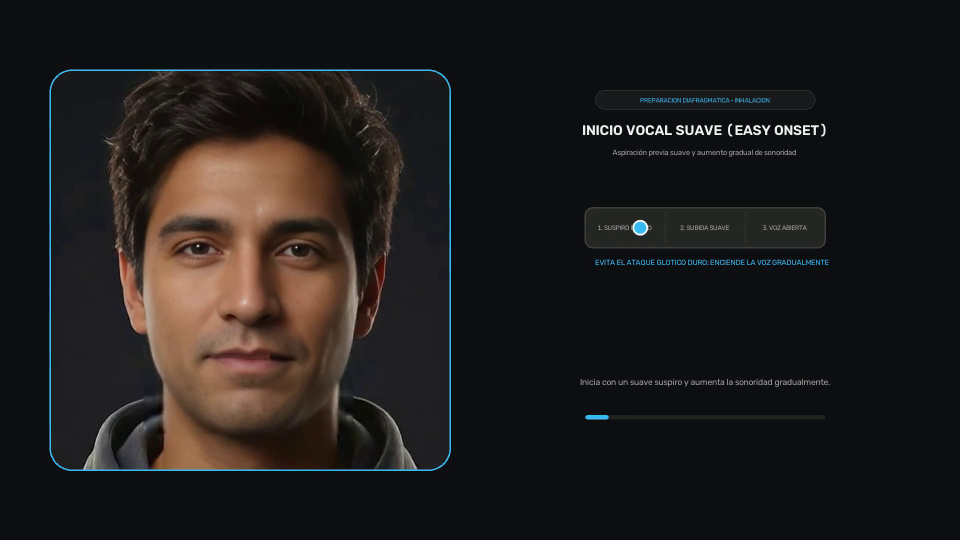
#> input picture frame 23 of public/media/techniques/easy-onset_avatar_final.mp4, 1920 x 1080 px (shown at 1/2 size)
$ python benchmark_compression.py   (older library calls are emulated)
#> lines starting #> are read from the running program, lines starting #| are printed output that depends on the picture
#!/usr/bin/env python3
# -*- coding: utf-8 -*-
"""
Cadensa — Benchmark de Compresión Web: CRF 23 / 1200k vs CRF 20 / 2000k
Compara tamaño en bytes y nitidez laplaciana en fotogramas de movimiento rápido
sobre public/media/techniques/easy-onset_avatar_final.mp4.
"""

import os
import sys
import tempfile
import subprocess
import cv2
import numpy as np

# Configurar UTF-8
try:
    if hasattr(sys.stdout, 'reconfigure'):
        sys.stdout.reconfigure(encoding='utf-8', errors='replace')
except Exception:
    pass


def find_high_motion_frame_indices(video_path: str, top_k: int = 5) -> list[int]:
    """Encuentra los índices de fotogramas con mayor velocidad de cambio en la ROI bucal."""
#> called with top_k = 5
    cap = cv2.VideoCapture(video_path)
    prev_gray = None
    diffs = []
    idx = 0
    while cap.isOpened():
        ret, frame = cap.read()
#> frame is the input picture: shape (1080, 1920, 3); mean B, G, R 27.7, 28, 31.4
        if not ret:
            break
        mouth = frame[640:780, 420:540]
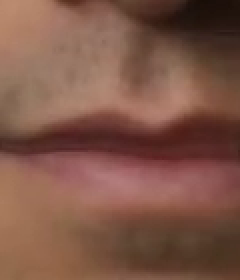
#> mouth: shape (140, 120, 3) (shown 2 times larger); mean B, G, R 71, 85.9, 126.4
        gray = cv2.cvtColor(mouth, cv2.COLOR_BGR2GRAY)
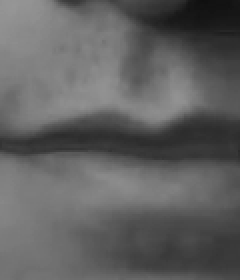
#> gray: shape (140, 120) (shown 2 times larger); min 15, max 150, mean 96.3
        if prev_gray is not None:
            diff = float(np.mean(cv2.absdiff(gray, prev_gray)))
            diffs.append((diff, idx))
        prev_gray = gray
        idx += 1
    cap.release()

    # Ordenar por diferencia descendente
    diffs.sort(key=lambda x: x[0], reverse=True)
    return [d[1] for d in diffs[:top_k]]


def extract_frame_laplacian_variance(video_path: str, frame_indices: list[int]) -> list[float]:
    """Calcula la varianza del Laplaciano en la ROI facial/bucal para los fotogramas seleccionados."""
    cap = cv2.VideoCapture(video_path)
    variances = []
    idx = 0
    target_set = set(frame_indices)
    while cap.isOpened():
        ret, frame = cap.read()
        if not ret:
            break
        if idx in target_set:
            # ROI facial institucional
            face_roi = frame[380:880, 260:760]
            gray = cv2.cvtColor(face_roi, cv2.COLOR_BGR2GRAY)
            lap = cv2.Laplacian(gray, cv2.CV_64F).var()
            variances.append(float(lap))
        idx += 1
    cap.release()
    return variances


def run_compression_benchmark():
    input_video = "public/media/techniques/easy-onset_avatar_final.mp4"
    if not os.path.exists(input_video):
        print(f"Error: {input_video} no existe.")
        return

    high_motion_frames = find_high_motion_frame_indices(input_video, top_k=5)
    print(f"Fotogramas de mayor aceleración labial: {high_motion_frames}")

    try:
        import imageio_ffmpeg
        ffmpeg_bin = imageio_ffmpeg.get_ffmpeg_exe()
    except Exception:
        ffmpeg_bin = "ffmpeg"

    temp_dir = tempfile.mkdtemp()
    v23_path = os.path.join(temp_dir, "easy_onset_crf23.mp4")
    v20_path = os.path.join(temp_dir, "easy_onset_crf20.mp4")

    # Variante A: CRF 23, maxrate 1200k, bufsize 2400k (Actual default)
    cmd_a = [
        ffmpeg_bin, "-y", "-hide_banner", "-loglevel", "error",
        "-i", input_video,
        "-c:v", "libx264", "-pix_fmt", "yuv420p", "-preset", "medium",
        "-crf", "23", "-maxrate", "1200k", "-bufsize", "2400k",
        "-c:a", "copy",
        v23_path
    ]
    subprocess.run(cmd_a, check=True)
    size_a = os.path.getsize(v23_path)
    lap_a = extract_frame_laplacian_variance(v23_path, high_motion_frames)
    mean_lap_a = float(np.mean(lap_a)) if lap_a else 0.0

    # Variante B: CRF 20, maxrate 2000k, bufsize 4000k
    cmd_b = [
        ffmpeg_bin, "-y", "-hide_banner", "-loglevel", "error",
        "-i", input_video,
        "-c:v", "libx264", "-pix_fmt", "yuv420p", "-preset", "medium",
        "-crf", "20", "-maxrate", "2000k", "-bufsize", "4000k",
        "-c:a", "copy",
        v20_path
    ]
    subprocess.run(cmd_b, check=True)
    size_b = os.path.getsize(v20_path)
    lap_b = extract_frame_laplacian_variance(v20_path, high_motion_frames)
    mean_lap_b = float(np.mean(lap_b)) if lap_b else 0.0

    delta_size_pct = ((size_b - size_a) / size_a) * 100.0
    delta_lap_pct = ((mean_lap_b - mean_lap_a) / mean_lap_a) * 100.0 if mean_lap_a > 0 else 0.0

    print("=" * 80)
    print("🎬 BENCHMARK DE COMPRESIÓN H.264 EN EASY ONSET")
    print("=" * 80)
    print(f"👉 Variante A (CRF 23, 1200k): Tamaño = {size_a:,} bytes ({size_a/(1024*1024):.2f} MB) | Laplaciano = {mean_lap_a:.2f}")
    print(f"👉 Variante B (CRF 20, 2000k): Tamaño = {size_b:,} bytes ({size_b/(1024*1024):.2f} MB) | Laplaciano = {mean_lap_b:.2f}")
    print(f"👉 Diferencial Tamaño:        {delta_size_pct:+.1f}%")
    print(f"👉 Diferencial Nitidez Labial: {delta_lap_pct:+.2f}%")
    print("=" * 80)

    # Limpiar temporales
    import shutil
    shutil.rmtree(temp_dir, ignore_errors=True)


if __name__ == "__main__":
    run_compression_benchmark()

$ run again, starting later in the video
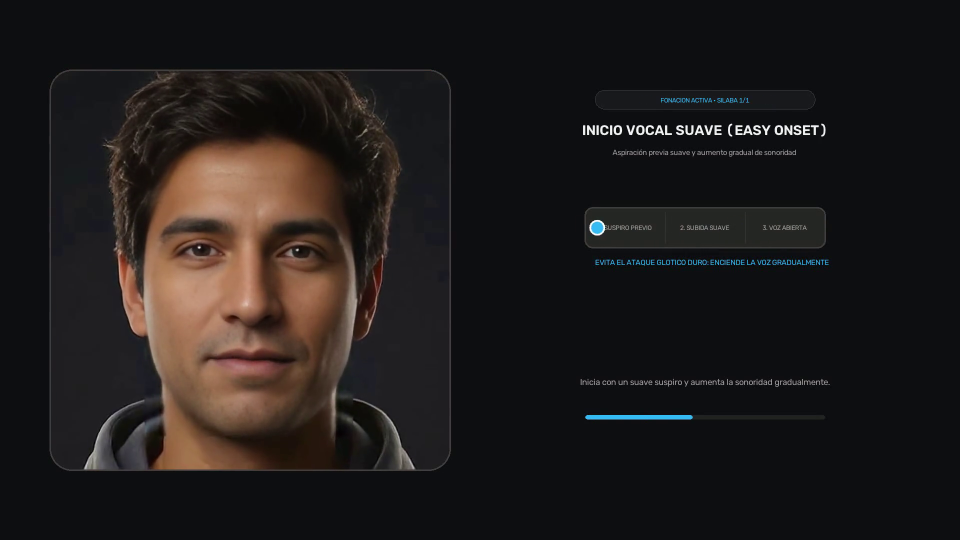
#> input picture frame 105 of public/media/techniques/easy-onset_avatar_final.mp4, 1920 x 1080 px (shown at 1/2 size)
#> in find_high_motion_frame_indices, frame is the input picture: shape (1080, 1920, 3); mean B, G, R 27.1, 27.5, 31.4
#> in find_high_motion_frame_indices, `mouth = frame[640:780, 420:540]`:
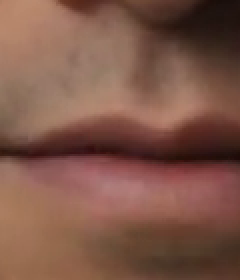
#> mouth: shape (140, 120, 3) (shown 2 times larger); mean B, G, R 72.1, 86.5, 126.3
#> in find_high_motion_frame_indices, `gray = cv2.cvtColor(mouth, cv2.COLOR_BGR2GRAY)`:
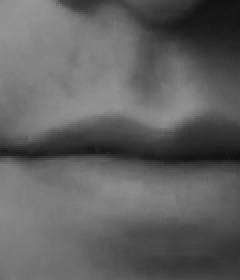
#> gray: shape (140, 120) (shown 2 times larger); min 16, max 150, mean 96.7

$ run again, starting later in the video
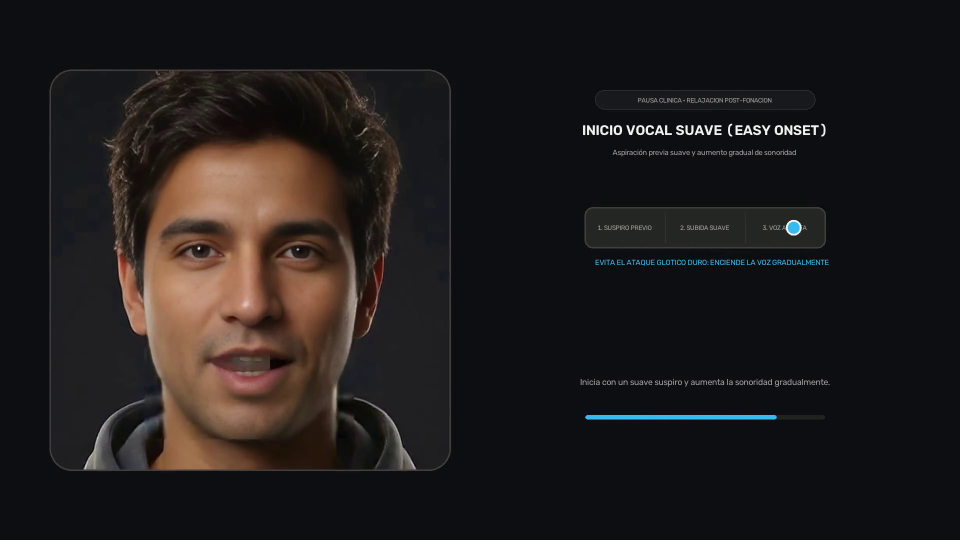
#> input picture frame 187 of public/media/techniques/easy-onset_avatar_final.mp4, 1920 x 1080 px (shown at 1/2 size)
#> in find_high_motion_frame_indices, frame is the input picture: shape (1080, 1920, 3); mean B, G, R 27.2, 27.6, 31.5
#> in find_high_motion_frame_indices, `mouth = frame[640:780, 420:540]`:
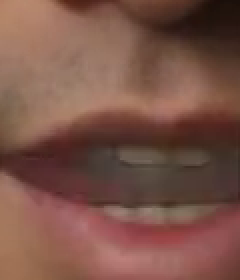
#> mouth: shape (140, 120, 3) (shown 2 times larger); mean B, G, R 71.8, 83.6, 122.9
#> in find_high_motion_frame_indices, `gray = cv2.cvtColor(mouth, cv2.COLOR_BGR2GRAY)`:
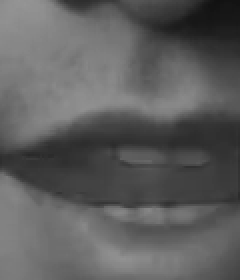
#> gray: shape (140, 120) (shown 2 times larger); min 17, max 149, mean 94
